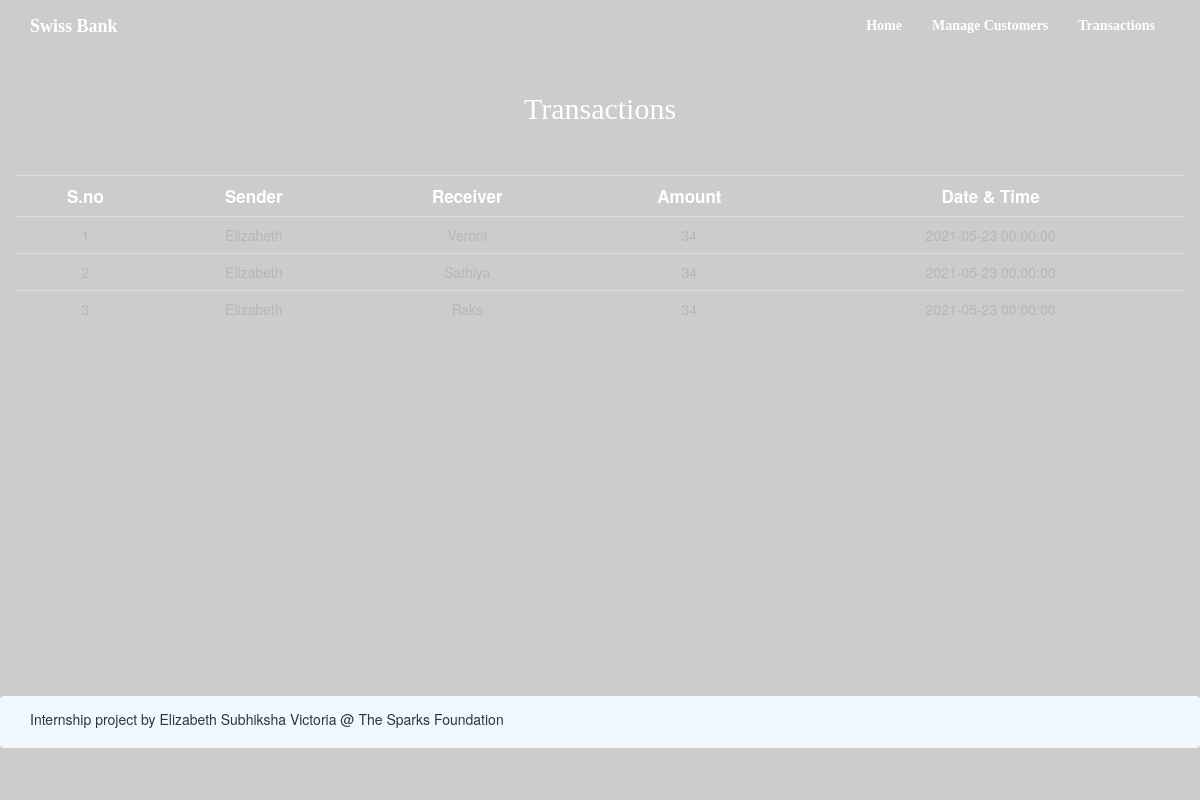
The page /history.php on the database its author committed.
### tables this page shows
CREATE TABLE `transaction` (
  `sender` varchar(40) DEFAULT NULL,
  `receiver` varchar(40) DEFAULT NULL,
  `amount` int(40) DEFAULT NULL,
  `timestamp` datetime NOT NULL DEFAULT current_timestamp()
);

### history.php (the view, shortened to what this page needs)
<!DOCTYPE html>
<html lang="en">
<head>
  <link href="css/bootstrap.min.css" rel="stylesheet">
  <link rel="stylesheet" href="https://stackpath.bootstrapcdn.com/font-awesome/4.7.0/css/font-awesome.min.css">
</head>
<body>
  <?php
include 'navbar.php';
?>
  <div style="min-height: 78vh; min-width: 100vw;" class="container photo-cover">
    <h2 style= "color: #ffffff; font-family: Montserrat;" class="text-center pt-4" style="padding-top:70px; color: white;">Transactions</h2>
    <div class="table-responsive" style="padding-top:40px;">
      <table class="table ">
        <tr>
          <th class="text-center" style="color:#ffffff; font-size: 17px;">S.no</th>
          <th class="text-center" style="color:#ffffff; font-size: 17px;">Sender</th>
          <th class="text-center" style="color:#ffffff; font-size: 17px;">Receiver</th>
          <th class="text-center" style="color:#ffffff; font-size: 17px;">Amount</th>
          <th class="text-center" style="color:#ffffff; font-size: 17px;">Date & Time</th>
        </tr>
        <?php
            include 'connection.php';
            $sql ="SELECT * from transaction";
            $query = mysqli_query($con, $sql);
            $no = 1;
            while($row=mysqli_fetch_assoc($query)){
              echo '
                  <tr>
                      <td class="text-center" style="color:#bdb3b3;">'.$no.'</td>
                      <td class="text-center" style="color:#bdb3b3;">'.$row['sender'].  '</td>
                      <td class="text-center" style="color:#bdb3b3;">'.$row['receiver'].'</td>
                      <td class="text-center" style="color:#bdb3b3;">'.$row['amount'].'</td>
                      <td class="text-center" style="color:#bdb3b3;">'.$row['timestamp'].'</td>
                  </tr>' ;
                  $no++;
            }
        ?>
      </table>
    </div>
  </div>
  <?php include "footer.php" ?>
</body>
</html>

### rows shown on the page
transaction: sender "Elizabeth", receiver "Veroni", amount "34", timestamp "2021-05-23 00:00:00"
transaction: sender "Elizabeth", receiver "Sathiya", amount "34", timestamp "2021-05-23 00:00:00"
transaction: sender "Elizabeth", receiver "Raks", amount "34", timestamp "2021-05-23 00:00:00"
